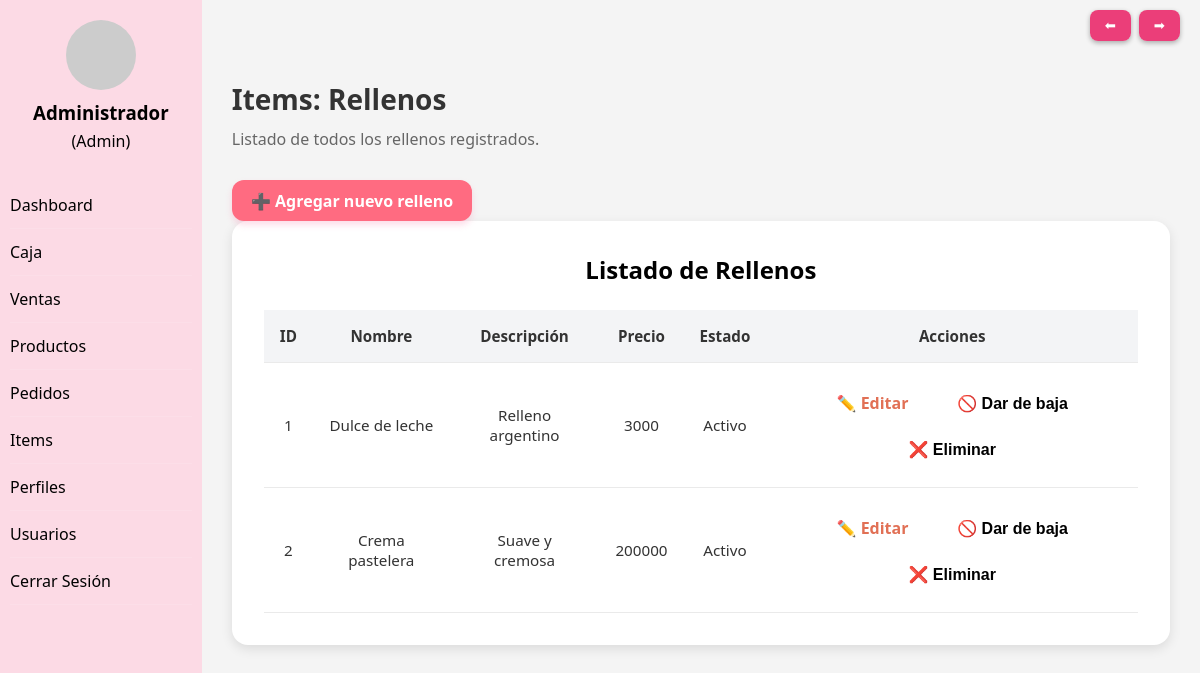
Page /views/pastel/listado_relleno.php (signed in) on the committed database.
### tables this page shows
CREATE TABLE relleno (ID_relleno INT NOT NULL AUTO_INCREMENT,
relleno_nombre VARCHAR(20) NOT NULL,
relleno_descripcion VARCHAR(100),
relleno_precio FLOAT(10,2) NOT NULL DEFAULT 0,
RELA_estado_decoraciones INT NOT NULL,
PRIMARY KEY (ID_relleno));

CREATE TABLE estado_decoraciones (ID_estado_decoraciones INT NOT NULL AUTO_INCREMENT,
estado_decoraciones_descri VARCHAR (20) NOT NULL,
PRIMARY KEY (ID_estado_decoraciones));

### views/pastel/listado_relleno.php (the view, shortened to what this page needs)
<?php
include("../../includes/header.php");
require_once "../../includes/navegacion.php";
$pdo = getConexion();
$query = "SELECT r.id_relleno, r.relleno_nombre,
                r.relleno_descripcion, r.relleno_precio,
                e.estado_decoraciones_descri
            FROM relleno r
            JOIN estado_decoraciones e
            ON r.RELA_estado_decoraciones = e.ID_estado_decoraciones
            ORDER BY r.id_relleno ASC";
$stmt = $pdo->query($query);
$resultado = $stmt->fetchAll(PDO::FETCH_ASSOC);
?>
<h1>Items: Rellenos</h1>
<p class="description">Listado de todos los rellenos registrados.</p>
<a href="form_alta_relleno.php" class="btn-add">➕ Agregar nuevo relleno</a>
<div class="admin-table">
    <h2>Listado de Rellenos</h2>
    <table>
        <thead>
            <tr>
                <th>ID</th>
                <th>Nombre</th>
                <th>Descripción</th>
                <th>Precio</th>
                <th>Estado</th>
                <th>Acciones</th>
            </tr>
        </thead>
        <tbody>
            <?php foreach ($resultado as $row) { ?>
                <tr>
                    <td><?php echo $row["id_relleno"]; ?></td>
                    <td><?php echo htmlspecialchars($row["relleno_nombre"]); ?></td>
                    <td><?php echo htmlspecialchars($row["relleno_descripcion"]); ?></td>
                    <td><?php echo htmlspecialchars($row["relleno_precio"]); ?></td>
                    <td><?php echo $row["estado_decoraciones_descri"]; ?></td>
                    <td>
                        <a class="btn-action btn-edit" href="form_modificar_relleno.php?id_relleno=<?php echo $row['id_relleno']; ?>"> ✏️ Editar </a>
                        <form id="form-baja-<?= $row['id_relleno']; ?>" method="post" action="../../controllers/pastel/baja_logica_relleno.php" style="display:inline;">
                            <button type="button" class="btn-action btn-baja" onclick="confirmarBaja('<?= $row['id_relleno']; ?>', 'form-baja')">🚫 Dar de baja</button>
                        </form>
                        <form id="form-eliminar-<?= $row['id_relleno']; ?>" method="post" action="../../controllers/pastel/baja_fisica_relleno.php" style="display:inline;">
                            <button type="button" class="btn-action btn-delete" onclick="confirmarEliminacion('<?= $row['id_relleno']; ?>', 'form-eliminar')">❌ Eliminar</button>
                        </form>
                </tr>
            <?php } ?>
        </tbody>
    </table>
</div>

### public/css/header.css (style rules this page uses)
* { margin: 0; padding: 0; box-sizing: border-box; }
body { display: flex; font-family: 'Segoe UI', sans-serif; background-color: #f4f4f4; color: #333; min-height: 100vh; }
.main-content h1 { font-size: 28px; margin-bottom: 10px; }
.description { margin-bottom: 30px; color: #666; }
.admin-table { background-color: #fff; padding: 2rem; border-radius: 16px; box-shadow: 0 4px 12px rgba(0, 0, 0, 0.1); margin-bottom: 2rem; overflow-x: auto; }
.admin-table h2 { text-align: center; color: #000; margin-bottom: 1.5rem; }
.admin-table table { width: 100%; border-collapse: collapse; min-width: 800px; }
.admin-table th, .admin-table td { padding: 1rem; text-align: center; border-bottom: 1px solid #eaeaea; font-size: 0.95rem; }
.admin-table th { background-color: #f3f4f6; color: #333; font-weight: bold; }
.admin-table a { color: #e17055; text-decoration: none; font-weight: bold; }
.btn-add { display: inline-block; text-decoration: none; padding: 0.6rem 1.2rem; background-color: #ff6b81; color: #fff; border: none; border-radius: 12px; font-weight: 600; font-size: 1rem; cursor: pointer; text-align: center; transition: background-color 0.3s ease, transform 0.2s ease, box-shadow 0.2s ease; box-shadow: 0 4px 6px rgba(247, 143, 179, 0.3); }
.btn-action { display: inline-block; padding: 0.6rem 1.2rem; font-size: 1rem; font-weight: 600; border: none; border-radius: 8px; color: #000; text-decoration: none; cursor: pointer; transition: all 0.3s ease; margin: 0.2rem; }
.btn-edit { background-color: #fff; }
.btn-baja { background-color: #fff; }
.btn-delete { background-color: #fff; }

### rows in the picture
relleno: ID_relleno "1", relleno_nombre "Dulce de leche", relleno_descripcion "Relleno argentino", relleno_precio "3000", estado_decoraciones.estado_decoraciones_descri "Activo"
relleno: ID_relleno "2", relleno_nombre "Crema pastelera", relleno_descripcion "Suave y cremosa", relleno_precio "200000", estado_decoraciones.estado_decoraciones_descri "Activo"
